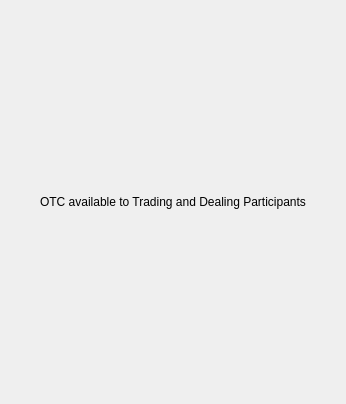
<?xml version="1.0" encoding="UTF-8"?>
<ui version="4.0">
 <class>OTCParticipantShield</class>
 <widget class="QWidget" name="OTCParticipantShield">
  <property name="geometry">
   <rect>
    <x>0</x>
    <y>0</y>
    <width>346</width>
    <height>404</height>
   </rect>
  </property>
  <property name="windowTitle">
   <string>Form</string>
  </property>
  <layout class="QVBoxLayout" name="verticalLayout">
   <property name="spacing">
    <number>0</number>
   </property>
   <property name="leftMargin">
    <number>5</number>
   </property>
   <property name="topMargin">
    <number>0</number>
   </property>
   <property name="rightMargin">
    <number>5</number>
   </property>
   <property name="bottomMargin">
    <number>0</number>
   </property>
   <item>
    <widget class="QLabel" name="label">
     <property name="text">
      <string>OTC available to Trading and Dealing Participants</string>
     </property>
     <property name="alignment">
      <set>Qt::AlignCenter</set>
     </property>
     <property name="wordWrap">
      <bool>true</bool>
     </property>
     <property name="h1" stdset="0">
      <bool>true</bool>
     </property>
    </widget>
   </item>
  </layout>
 </widget>
 <resources/>
 <connections/>
</ui>
